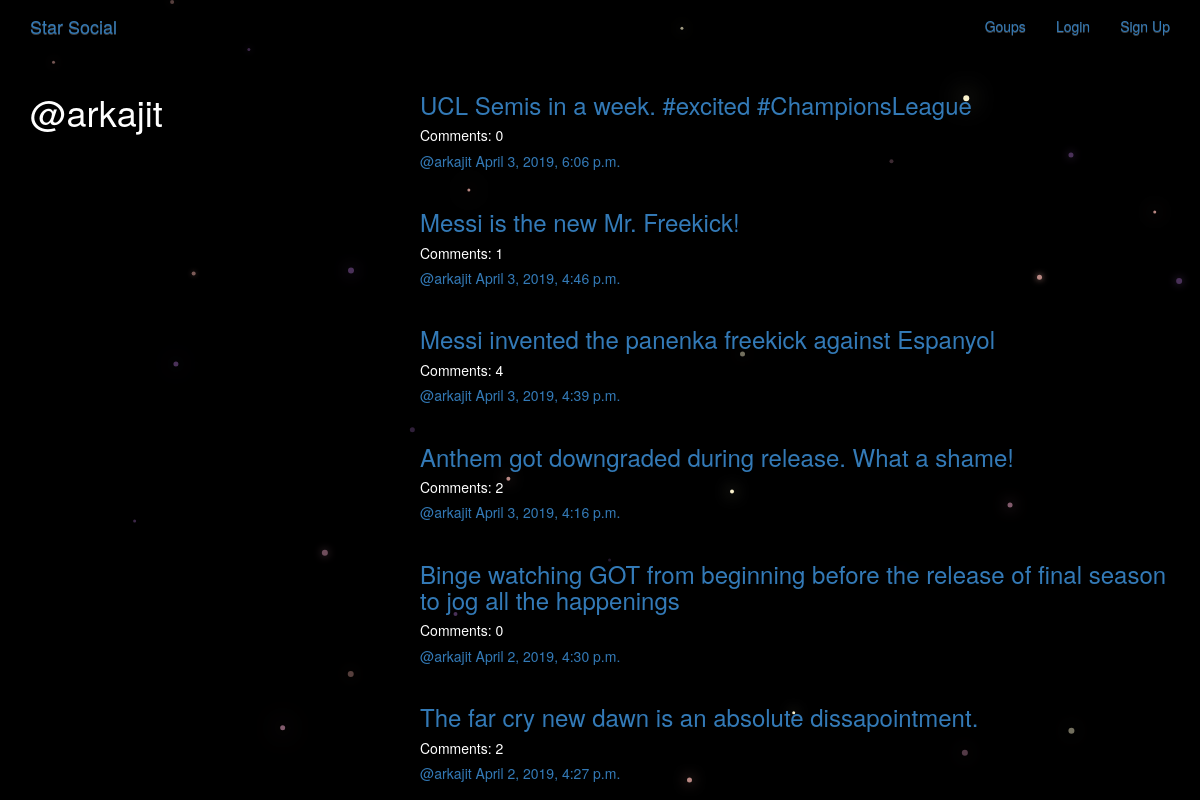
/posts/by/arkajit/, run on the app's committed database.
### posts/models.py (models this page shows, shortened)
class Post(models.Model):
    user = models.ForeignKey(User, related_name = 'posts', on_delete = models.CASCADE)
    created_date = models.DateTimeField(auto_now = True)
    message = models.TextField()
    message_html = models.TextField(editable = False)
    group = models.ForeignKey(Group, related_name = 'posts', on_delete = models.CASCADE, null = True, blank = True)
    class Meta:
        ordering = ['-created_date']
        unique_together = ['user', 'message']

### posts/views.py (the view)
# urls.py: path('by/<username>/', views.UserPosts.as_view(), name = 'for_user'),
class UserPosts(generic.ListView):
    model = models.Post
    template_name = 'posts/user_post_list.html'
    def get_queryset(self):
        try:
            self.post_user = User.objects.prefetch_related('posts').get(username__iexact = self.kwargs.get('username'))
        except User.DoesNotExist:
            raise Http404
        else:
            return self.post_user.posts.all()
    def get_context_data(self, **kwargs):
        context = super().get_context_data(**kwargs)
        context['post_user'] = self.post_user
        return context

### posts/templates/posts/user_post_list.html
{% extends 'posts/post_base.html' %}
{% block prepost %}
    <div class="col-md-4">
        <h1>@{{ post_user.username }}</h1>
    </div>
{% endblock %}
{% block post_content %}
    <div class="col-md-8">
        {% for post in post_list %}
            {% include 'posts/_post.html' %}
        {% endfor %}
    </div>
{% endblock %}

### posts/templates/posts/post_base.html (shortened to what this page needs)
{% extends 'base.html' %}
{% block content %}
    <div class="posts-page">
        <div class="container">
            <div class="row">
                {% block prepost %}{% endblock %}
                {% block post_content %}{% endblock %}
            </div>
        </div>
    </div>
{% endblock %}

### templates/base.html (shortened to what this page needs)
<!DOCTYPE html>
{% load staticfiles %}
<html lang="en">
<head>
    <link rel="stylesheet" href="https://maxcdn.bootstrapcdn.com/bootstrap/3.3.7/css/bootstrap.min.css">
    <link rel="stylesheet" href="https://maxcdn.bootstrapcdn.com/bootstrap/3.3.7/css/bootstrap-theme.min.css">
    <link rel="stylesheet" href="{% static 'simple_social/css/master.css' %}">
</head>
<body>
    <nav class="navbar mynav" role="navigation" id="navbar">
        <div class="container">
            <a class="navbar-brand mynav" href="{% url 'home' %}">Star Social</a>
            <ul class="nav navbar-nav navbar-right">
                {% if user.is_authenticated %}
                    <li><a href="{% url 'posts:create' %}">Post</a></li>
                    <li><a href="{% url 'groups:all' %}">Groups</a></li>
                    <li><a href="{% url 'groups:create' %}">Create Group</a></li>
                    <li><a href="{% url 'accounts:logout' %}">Logout</a></li>
                {% else %}
                    <li><a href="{% url 'groups:all' %}">Goups</a></li>
                    <li><a href="{% url 'accounts:login' %}">Login</a></li>
                    <li><a href="{% url 'accounts:signup' %}">Sign Up</a></li>
                {% endif %}
            </ul>
        </div>
    </nav>
    <div class="conatiner mycontent">
        {% block content %}
        {% endblock %}
    </div>
    <canvas id="canvas"></canvas>
</body>
</html>

### posts/templates/posts/_post.html (shortened to what this page needs)
<div class="post media">
    <h3><a href="{% url 'posts:single_comments' username=post.user.username pk=post.pk %}">{{ post.message_html | safe }}</a></h3>
    <h5>Comments: {{ post.comments.count }}</h5>
    <div class="media-body">
        <h5 class="media-heading">
            <span class="username">
                <a href="{% url 'posts:for_user' username=post.user.username %}">@{{ post.user.username }}</a>
            </span>
            <time class="time">
                <a href="{% url 'posts:single' username=post.user.username pk=post.pk %}">{{ post.created_date }}</a>
            </time>
        </h5>
    </div>
</div>

### static/simple_social/css/master.css (style rules this page uses)
body { margin: 0; overflow: hidden; background-color: black; color:white; }
canvas { position: fixed; top: 0; left: 0; z-index: -1; }

### data on the page
Post: message_html "UCL Semis in a week. #excited #ChampionsLeague", comments.count "0", user.username "arkajit", created_date "April 3, 2019, 6:06 p.m."
Post: message_html "Messi is the new Mr. Freekick!", comments.count "1", user.username "arkajit", created_date "April 3, 2019, 4:46 p.m."
Post: message_html "Messi invented the panenka freekick against Espanyol", comments.count "4", user.username "arkajit", created_date "April 3, 2019, 4:39 p.m."
Post: message_html "Anthem got downgraded during release. What a shame!", comments.count "2", user.username "arkajit", created_date "April 3, 2019, 4:16 p.m."
Post: message_html "Binge watching GOT from beginning before the release of final season to jog all the happenings", comments.count "0", user.username "arkajit", created_date "April 2, 2019, 4:30 p.m."
Post: message_html "The far cry new dawn is an absolute dissapointment.", comments.count "2", user.username "arkajit", created_date "April 2, 2019, 4:27 p.m."

### other printed values
{{ post_user.username }} "arkajit"
